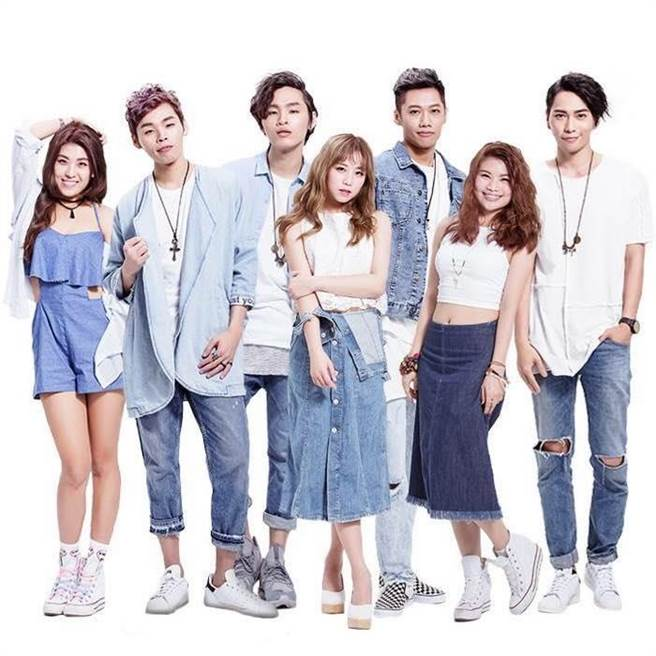
#> input picture face/img1.jpg, 656 x 656 px
$ python face_detect.py img1.jpg
#> lines starting #> are read from the running program, lines starting #| are printed output that depends on the picture; after the words box and inside, x2 and y2 are one past the last pixel; in counts of white or black regions, pixels touching at a corner belong together
import cv2
import sys

# Get user supplied values
imagePath = sys.argv[1]
cascPath = "haarcascade_frontalface_default.xml"

# Create the haar cascade
faceCascade = cv2.CascadeClassifier(cascPath)

# Read the image
image = cv2.imread(imagePath)
#> image is the input picture: shape (656, 656, 3); mean B, G, R 208.1, 200.4, 203.8
gray = cv2.cvtColor(image, cv2.COLOR_BGR2GRAY)
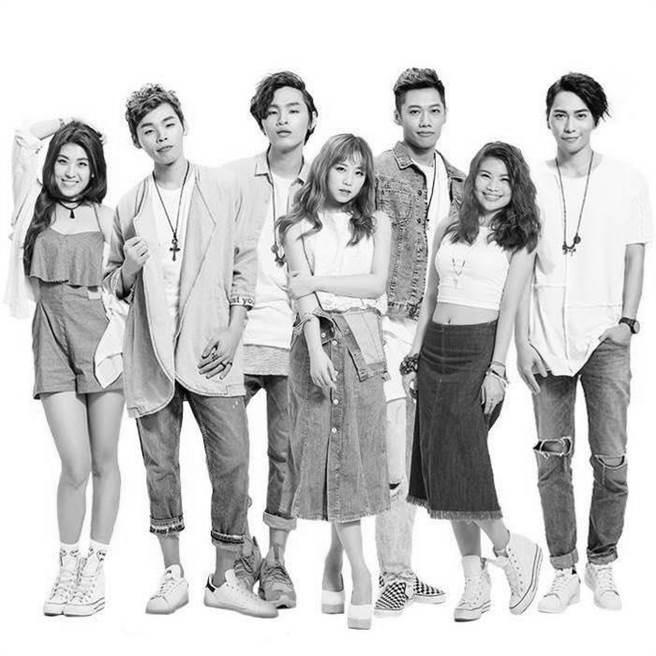
#> gray: shape (656, 656); min 0, max 255, mean 202.3

# Detect faces in the image
# 检测物体的通用函数
faces = faceCascade.detectMultiScale(
    gray, # 灰度图片
    scaleFactor=1.2, # 有的人脸离镜头近，会比其他人脸更大。ScaleFactor 对此进行补偿
    minNeighbors=5,
    minSize=(30, 30),
    flags = cv2.CASCADE_SCALE_IMAGE
)
#> faces = [[47, 143, 51, 51], [469, 158, 50, 50], [94, 338, 46, 46], [396, 89, 58, 58], [542, 94, 57, 57], [324, 153, 48, 48], [256, 90, 57, 57], [133, 106, 56, 56]]

print("Found {0} faces!".format(len(faces)))
#| Found 8 faces!

# Draw a rectangle around the faces
for (x, y, w, h) in faces:
    cv2.rectangle(image, (x, y), (x+w, y+h), (0, 255, 0), 2)
#> this loop made 8 passes
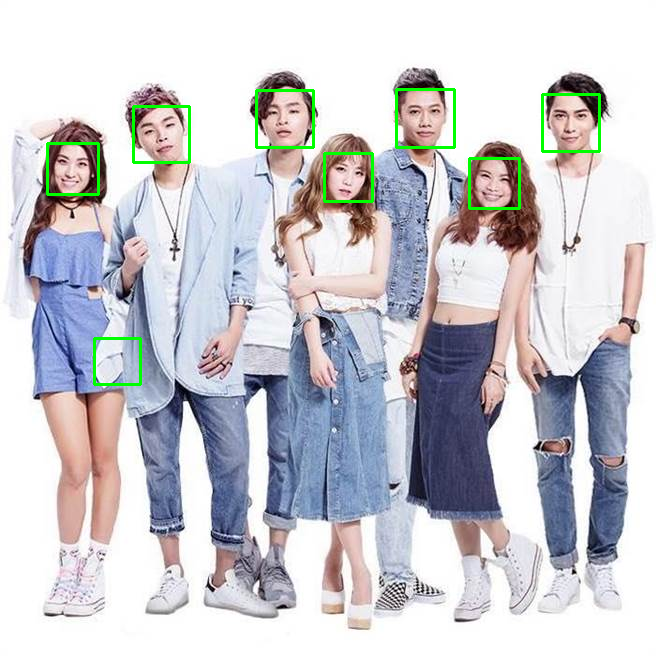
#> image: shape (656, 656, 3); 1.17% of pixels changed, all inside (x1, y1, x2, y2) = (46, 88, 601, 386)

cv2.imshow("Faces found", image)
cv2.waitKey(0)

$ run again, on face/img4.jpg
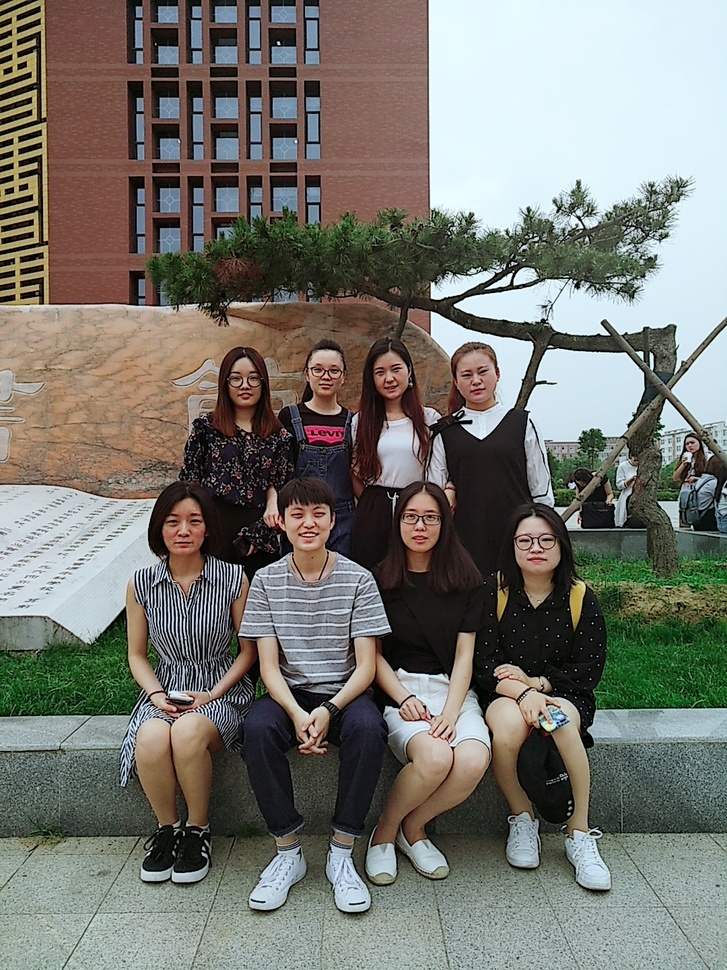
#> input picture face/img4.jpg, 727 x 970 px, shrunk from 1080 x 1440 before the run
#> image is the input picture: shape (970, 727, 3); mean B, G, R 112.2, 119, 119.6
#> `gray = cv2.cvtColor(image, cv2.COLOR_BGR2GRAY)`:
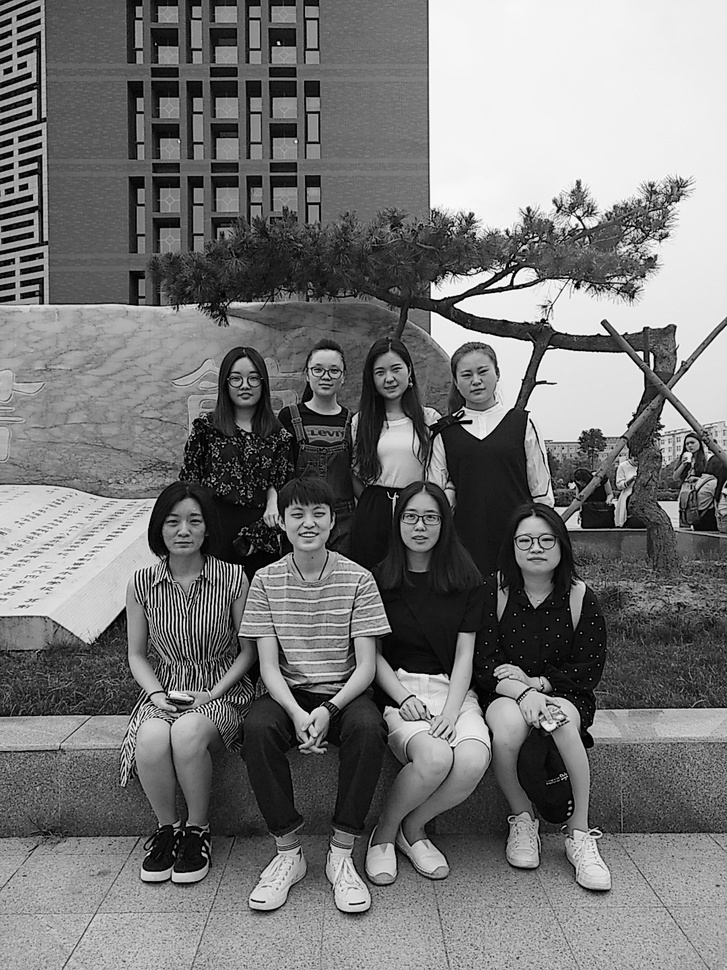
#> gray: shape (970, 727); min 0, max 255, mean 118.4
#> faces = [[365, 351, 49, 49], [221, 358, 49, 49], [303, 350, 47, 47], [450, 352, 52, 52], [392, 496, 57, 57], [280, 492, 58, 58], [155, 499, 58, 58], [508, 518, 58, 58]]
#| Found 8 faces!
#> the loop `for (x, y, w, h) in faces:` made 8 passes
#> after the loop `for (x, y, w, h) in faces:`:
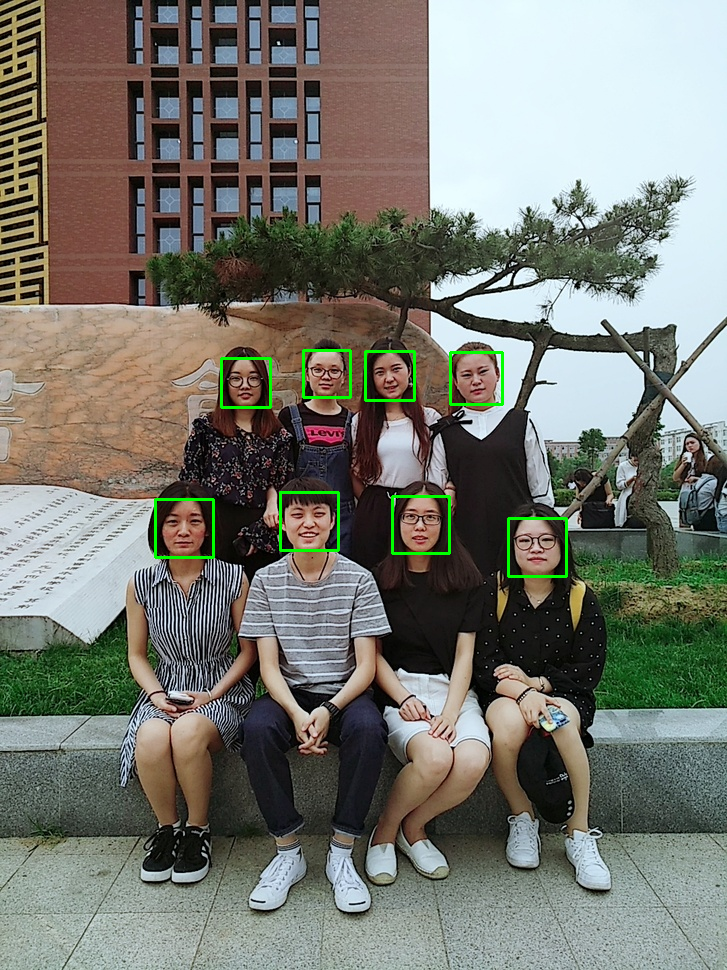
#> image: shape (970, 727, 3); 0.72% of pixels changed, all inside (x1, y1, x2, y2) = (154, 349, 568, 578)

$ run again, on face/abba.png
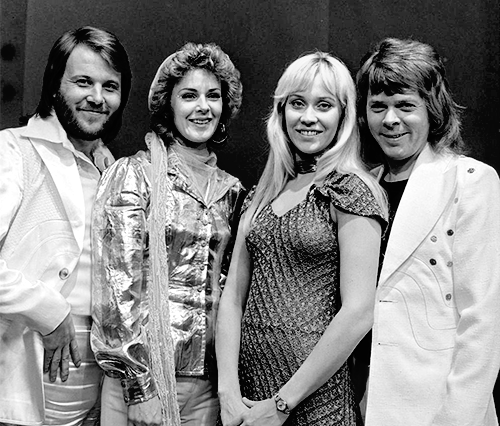
#> input picture face/abba.png, 500 x 426 px
#> image is the input picture: shape (426, 500, 3); min 0, max 255, mean 130.8
#> faces = [[169, 71, 65, 65], [57, 55, 75, 75], [263, 67, 92, 92], [355, 81, 73, 73]]
#| Found 4 faces!
#> the loop `for (x, y, w, h) in faces:` made 4 passes
#> after the loop `for (x, y, w, h) in faces:`:
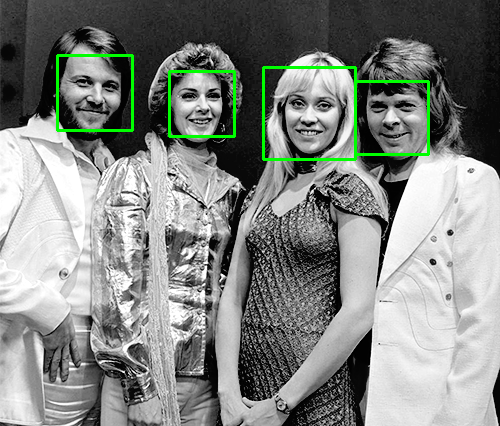
#> image: shape (426, 500, 3); 1.6% of pixels changed, all inside (x1, y1, x2, y2) = (56, 54, 430, 161)

$ run again, on face/c.png
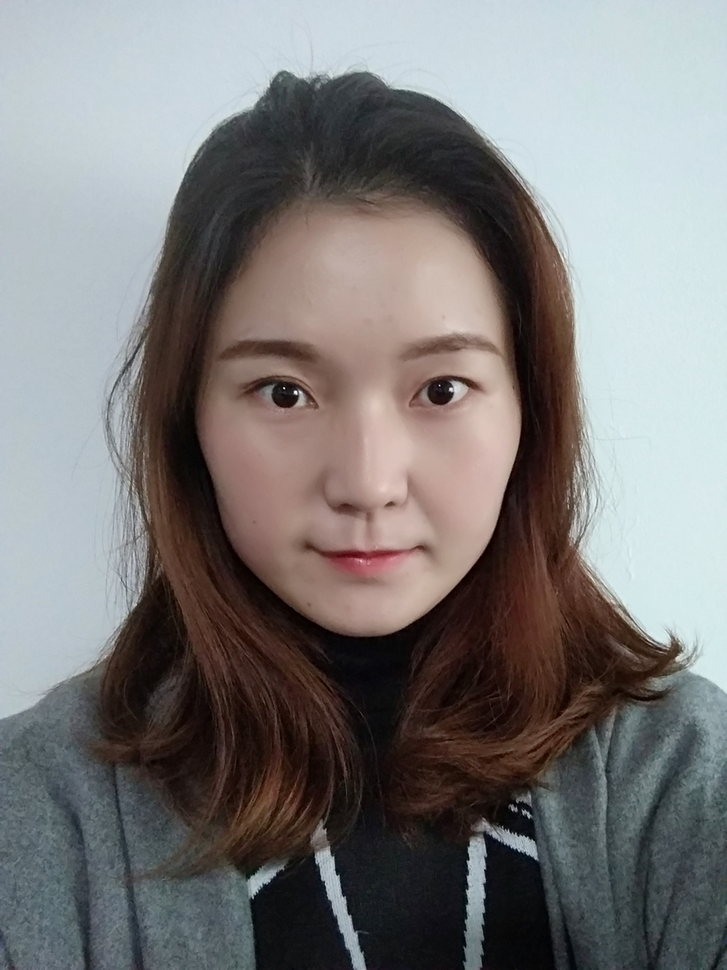
#> input picture face/c.png, 727 x 970 px, shrunk from 960 x 1280 before the run
#> image is the input picture: shape (970, 727, 3); mean B, G, R 121, 121.4, 123.6
#> `gray = cv2.cvtColor(image, cv2.COLOR_BGR2GRAY)`:
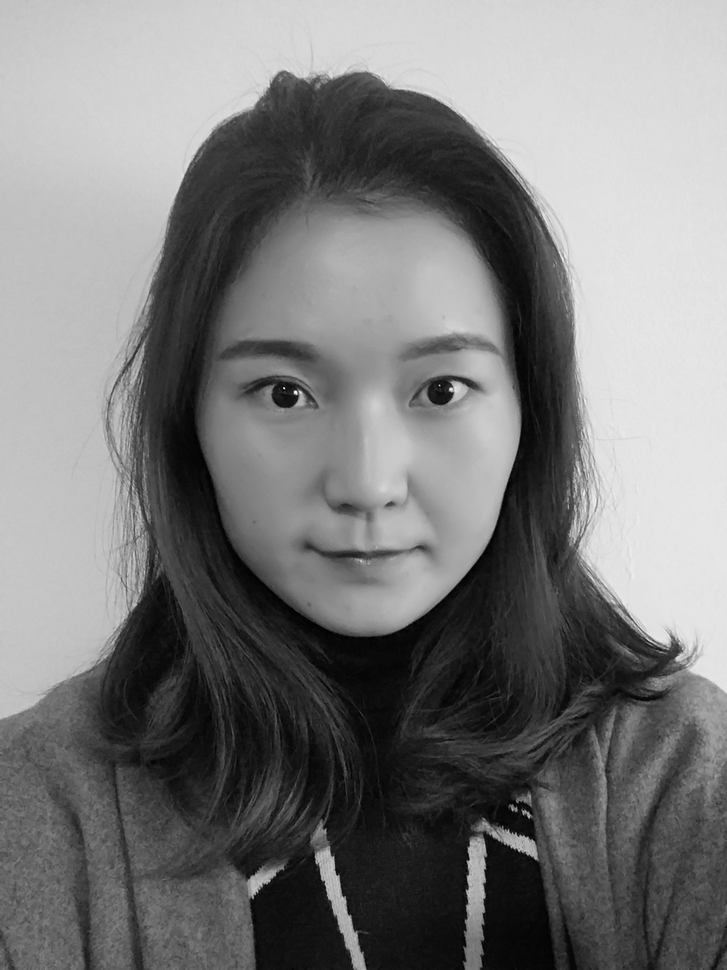
#> gray: shape (970, 727); min 0, max 255, mean 122
#> faces = [[162, 231, 397, 397]]
#| Found 1 faces!
#> the loop `for (x, y, w, h) in faces:` made 1 pass
#> after the loop `for (x, y, w, h) in faces:`:
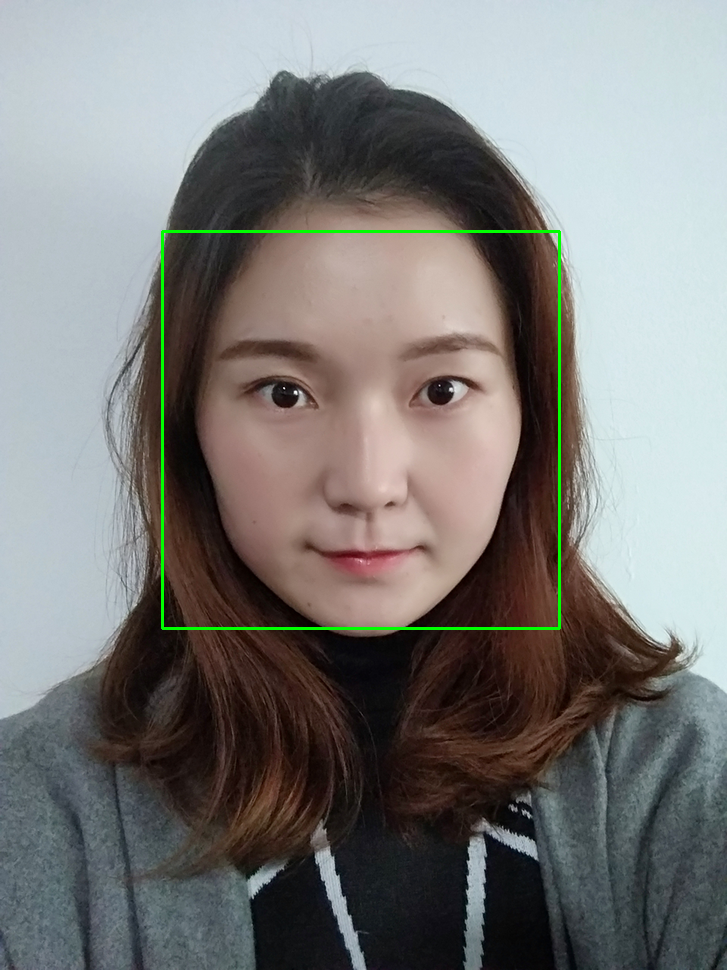
#> image: shape (970, 727, 3); 0.67% of pixels changed, all inside (x1, y1, x2, y2) = (161, 230, 561, 630)
